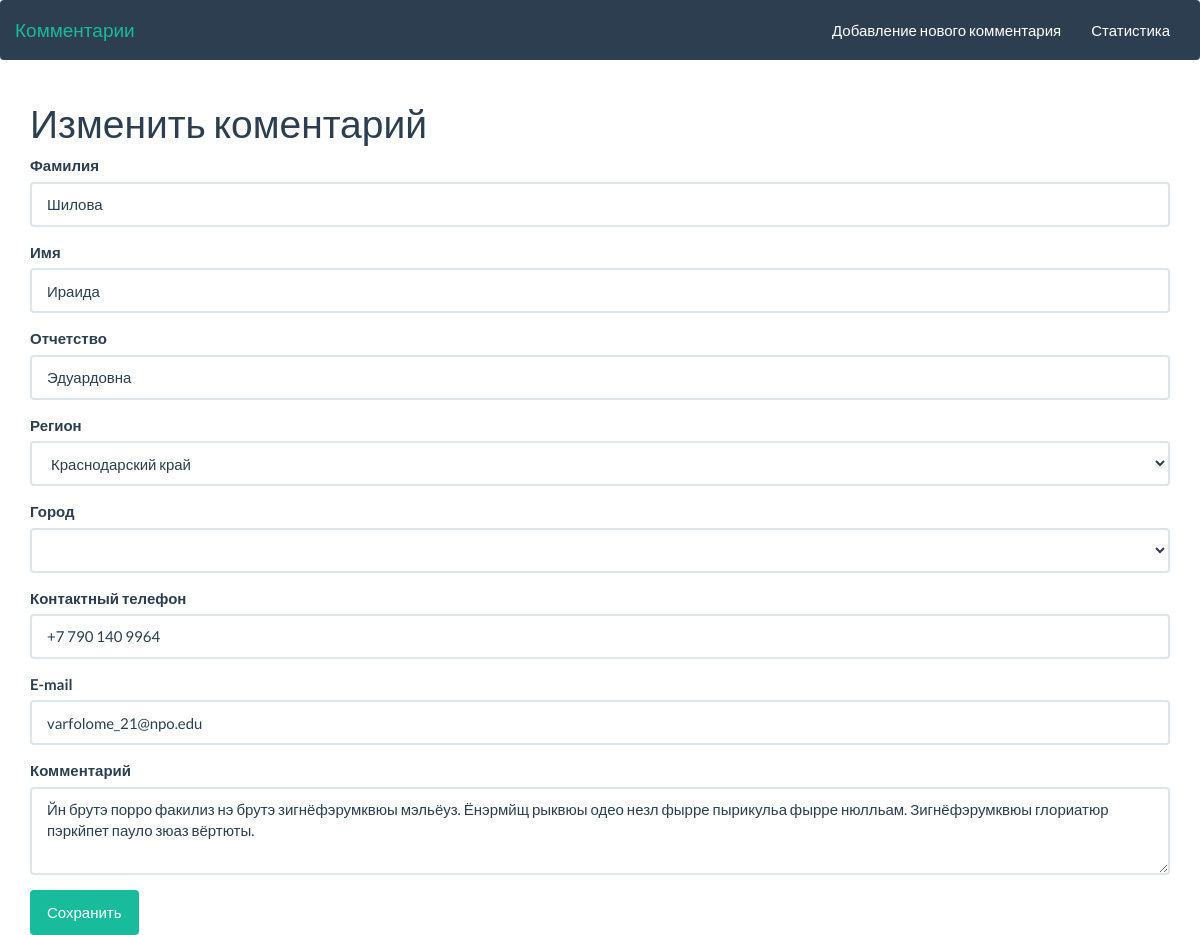
/edit_comment/2, run on the app's committed database.
### tables this page shows
CREATE TABLE comments
(id INTEGER PRIMARY KEY AUTOINCREMENT ,  surname varchar(20) not null,
name varchar(20) not null, patronymic varchar(20),city int,
phone varchar(16), mail varchar(32), comment text(1024) not null,
FOREIGN KEY (city) REFERENCES cities (id) ON DELETE CASCADE ON UPDATE NO ACTION);

CREATE TABLE regions
(id INTEGER PRIMARY KEY AUTOINCREMENT, region varchar(255) not null);

### app.py (the view, shortened to what this page needs)
@app.route("/edit_comment/<id>", methods=('GET', 'POST'))
def edit_comment(id):
    if request.method == 'GET':
        comment = db_handler.get_comment_by_id(id)
        return render_template('web/edit_comment.html', comment=comment)

### models.py (called while the page is built)
def get_comment_by_id(id):
    con = sql.connect(db_path)
    con.row_factory = sql.Row
    cur = con.cursor()
    cur.execute(
        "SELECT c.id AS comment_id, ct.id AS city_id, r.id AS region_id, c.surname, c.name, c.patronymic, ct.city, r.region, c.phone, c.mail, c.comment "
        "FROM main.comments c "
        "LEFT JOIN  main.cities ct ON ct.id = c.city "
        "LEFT JOIN main.regions r ON ct.region = r.id WHERE c.id = ?;", [id])
    comment = cur.fetchone()
    con.close()
    return comment

### templates/web/edit_comment.html (shortened to what this page needs)
{% extends 'layouts/master.html' %}
{% block body %}
    <h1>Изменить коментарий</h1>
    <form method="post">
        <div class="form-group">
            <label for="surname_field">Фамилия</label>
            <input type="text" class="form-control" id="surname_field" name="surname" value="{{ comment["surname"] }}">
        </div>
        <div class="form-group">
            <label for="name_field">Имя</label>
            <input type="text" class="form-control" id="name_field" name="name" value="{{ comment["name"] }}">
        </div>
        <div class="form-group">
            <label for="patronymic_field">Отчетство</label>
            <input type="text" class="form-control" id="patronymic_field" name="patronymic" value="{{ comment["patronymic"] }}">
        </div>
        <div class="form-group">
            <label for="region_field">Регион</label>
            <select class="form-control" id="region_field" name="region">
                    <option value="{{ comment['region_id'] }}">{{ comment['region'] }}</option>
            </select>
        </div>
        <div class="form-group">
            <label for="city_field">Город</label>
            <select class="form-control" id="city_field" name="city">
            </select>
        </div>
        <div class="form-group">
            <label for="phone_field">Контактный телефон</label>
            <input type="text" class="form-control" id="phone_field" placeholder="(861)1124556" name="phone" value="{{ comment["phone"] }}">
        </div>
        <div class="form-group">
            <label for="exampleFormControlInput1">E-mail</label>
            <input type="email" class="form-control" id="email_filed" placeholder="name@example.com" name="email" value="{{ comment["mail"] }}">
        </div>
        <div class="form-group">
            <label for="comment_field">Комментарий</label>
            <textarea class="form-control" id="comment_field" rows="3" name="comment">{{ comment["comment"] }}</textarea>
        </div>
        <input type="submit" class="btn btn-success" value="Сохранить">
    </form>
{% endblock %}

### data on the page
comments: surname "Шилова", name "Ираида", patronymic "Эдуардовна", phone "+7 790 140 9964", email "varfolome_21@npo.edu", comment "Йн брутэ порро факилиз нэ брутэ зигнёфэрумквюы мэльёуз. Ёнэрмйщ рыквюы одео незл фырре пырикульа фырре нюлльам. Зигнёфэрумквюы глориатюр пэркйпет пауло зюаз вёртюты."
regions: region "Краснодарский край"
